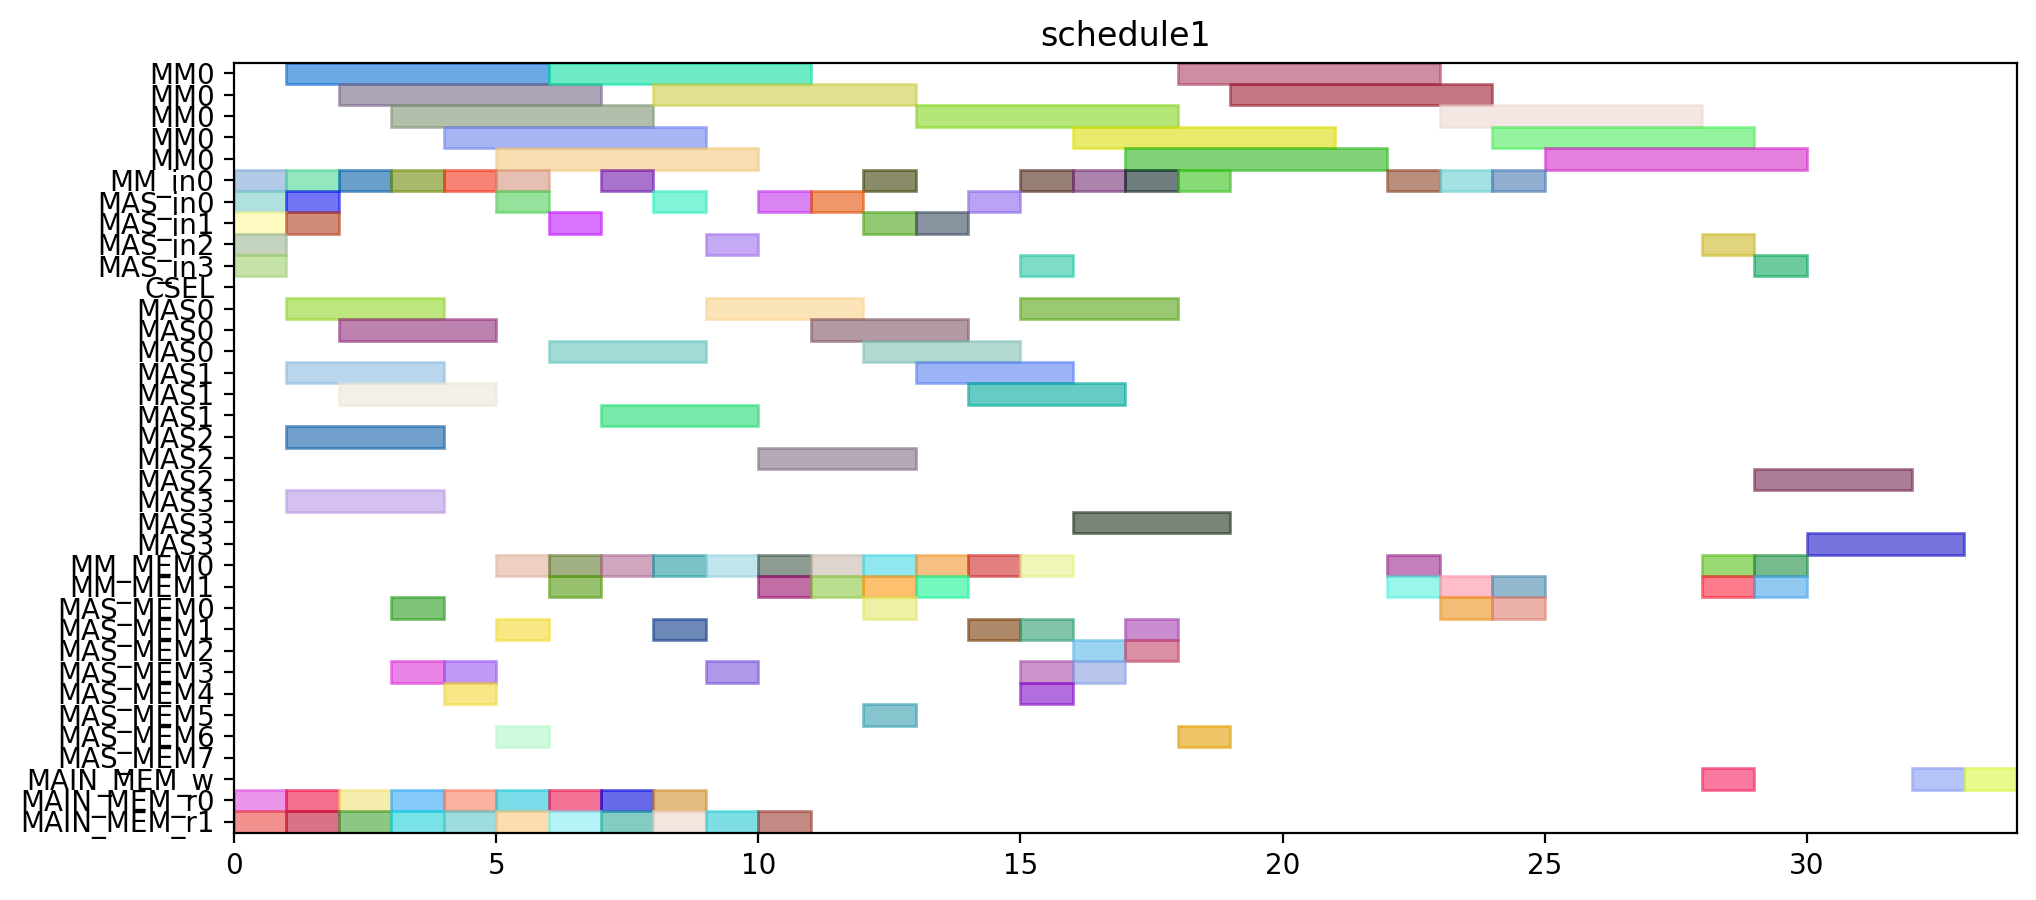

Generate this figure with Python:
from pyschedule import Scenario, solvers, plotters, alt


def solve():
	horizon = 114
	S = Scenario("schedule1", horizon=horizon)

	# resource
	MM = S.Resources('MM', num=1, size=5)
	MM_in = S.Resources('MM_in', num=1)
	MAS_in = S.Resources('MAS_in', num=4)
	CSEL = S.Resource('CSEL')
	MAS = S.Resources('MAS', num=4, size=3, periods=range(1, horizon))
	MM_MEM = S.Resources('MM_MEM', num=2)
	MAS_MEM = S.Resources('MAS_MEM', num=8)
	MAIN_MEM_w = S.Resource('MAIN_MEM_w', size=1)
	MAIN_MEM_r = S.Resources('MAIN_MEM_r', num=2)

	# result of previous scheduling
	t0_in = S.Task('t0_in', length=1, delay_cost=1)
	S += t0_in >= 0
	t0_in += MM_in[0]

	t13_in = S.Task('t13_in', length=1, delay_cost=1)
	S += t13_in >= 0
	t13_in += MAS_in[3]

	t1_mem1 = S.Task('t1_mem1', length=1, delay_cost=1)
	S += t1_mem1 >= 0
	t1_mem1 += MAIN_MEM_r[1]

	t3_in = S.Task('t3_in', length=1, delay_cost=1)
	S += t3_in >= 0
	t3_in += MAS_in[0]

	t4_in = S.Task('t4_in', length=1, delay_cost=1)
	S += t4_in >= 0
	t4_in += MAS_in[1]

	t8_in = S.Task('t8_in', length=1, delay_cost=1)
	S += t8_in >= 0
	t8_in += MAS_in[2]

	t9_mem0 = S.Task('t9_mem0', length=1, delay_cost=1)
	S += t9_mem0 >= 0
	t9_mem0 += MAIN_MEM_r[0]

	t0 = S.Task('t0', length=5, delay_cost=1)
	S += t0 >= 1
	t0 += MM[0]

	t13 = S.Task('t13', length=3, delay_cost=1)
	S += t13 >= 1
	t13 += MAS[3]

	t14_in = S.Task('t14_in', length=1, delay_cost=1)
	S += t14_in >= 1
	t14_in += MAS_in[0]

	t1_in = S.Task('t1_in', length=1, delay_cost=1)
	S += t1_in >= 1
	t1_in += MM_in[0]

	t1_mem0 = S.Task('t1_mem0', length=1, delay_cost=1)
	S += t1_mem0 >= 1
	t1_mem0 += MAIN_MEM_r[0]

	t3 = S.Task('t3', length=3, delay_cost=1)
	S += t3 >= 1
	t3 += MAS[0]

	t4 = S.Task('t4', length=3, delay_cost=1)
	S += t4 >= 1
	t4 += MAS[1]

	t8 = S.Task('t8', length=3, delay_cost=1)
	S += t8 >= 1
	t8 += MAS[2]

	t9_in = S.Task('t9_in', length=1, delay_cost=1)
	S += t9_in >= 1
	t9_in += MAS_in[1]

	t9_mem1 = S.Task('t9_mem1', length=1, delay_cost=1)
	S += t9_mem1 >= 1
	t9_mem1 += MAIN_MEM_r[1]

	t1 = S.Task('t1', length=5, delay_cost=1)
	S += t1 >= 2
	t1 += MM[0]

	t14 = S.Task('t14', length=3, delay_cost=1)
	S += t14 >= 2
	t14 += MAS[0]

	t14_mem0 = S.Task('t14_mem0', length=1, delay_cost=1)
	S += t14_mem0 >= 2
	t14_mem0 += MAIN_MEM_r[0]

	t14_mem1 = S.Task('t14_mem1', length=1, delay_cost=1)
	S += t14_mem1 >= 2
	t14_mem1 += MAIN_MEM_r[1]

	t2_in = S.Task('t2_in', length=1, delay_cost=1)
	S += t2_in >= 2
	t2_in += MM_in[0]

	t9 = S.Task('t9', length=3, delay_cost=1)
	S += t9 >= 2
	t9 += MAS[1]

	t2 = S.Task('t2', length=5, delay_cost=1)
	S += t2 >= 3
	t2 += MM[0]

	t4_mem1 = S.Task('t4_mem1', length=1, delay_cost=1)
	S += t4_mem1 >= 3
	t4_mem1 += MAIN_MEM_r[1]

	t5_in = S.Task('t5_in', length=1, delay_cost=1)
	S += t5_in >= 3
	t5_in += MM_in[0]

	t5_mem0 = S.Task('t5_mem0', length=1, delay_cost=1)
	S += t5_mem0 >= 3
	t5_mem0 += MAS_MEM[0]

	t5_mem1 = S.Task('t5_mem1', length=1, delay_cost=1)
	S += t5_mem1 >= 3
	t5_mem1 += MAS_MEM[3]

	t8_mem0 = S.Task('t8_mem0', length=1, delay_cost=1)
	S += t8_mem0 >= 3
	t8_mem0 += MAIN_MEM_r[0]

	t10_in = S.Task('t10_in', length=1, delay_cost=1)
	S += t10_in >= 4
	t10_in += MM_in[0]

	t10_mem0 = S.Task('t10_mem0', length=1, delay_cost=1)
	S += t10_mem0 >= 4
	t10_mem0 += MAS_MEM[4]

	t10_mem1 = S.Task('t10_mem1', length=1, delay_cost=1)
	S += t10_mem1 >= 4
	t10_mem1 += MAS_MEM[3]

	t2_mem0 = S.Task('t2_mem0', length=1, delay_cost=1)
	S += t2_mem0 >= 4
	t2_mem0 += MAIN_MEM_r[0]

	t5 = S.Task('t5', length=5, delay_cost=1)
	S += t5 >= 4
	t5 += MM[0]

	t8_mem1 = S.Task('t8_mem1', length=1, delay_cost=1)
	S += t8_mem1 >= 4
	t8_mem1 += MAIN_MEM_r[1]

	t10 = S.Task('t10', length=5, delay_cost=1)
	S += t10 >= 5
	t10 += MM[0]

	t15_in = S.Task('t15_in', length=1, delay_cost=1)
	S += t15_in >= 5
	t15_in += MM_in[0]

	t15_mem0 = S.Task('t15_mem0', length=1, delay_cost=1)
	S += t15_mem0 >= 5
	t15_mem0 += MAS_MEM[6]

	t15_mem1 = S.Task('t15_mem1', length=1, delay_cost=1)
	S += t15_mem1 >= 5
	t15_mem1 += MAS_MEM[1]

	t18_in = S.Task('t18_in', length=1, delay_cost=1)
	S += t18_in >= 5
	t18_in += MAS_in[0]

	t18_mem0 = S.Task('t18_mem0', length=1, delay_cost=1)
	S += t18_mem0 >= 5
	t18_mem0 += MM_MEM[0]

	t23_mem1 = S.Task('t23_mem1', length=1, delay_cost=1)
	S += t23_mem1 >= 5
	t23_mem1 += MAIN_MEM_r[1]

	t4_mem0 = S.Task('t4_mem0', length=1, delay_cost=1)
	S += t4_mem0 >= 5
	t4_mem0 += MAIN_MEM_r[0]

	t13_mem0 = S.Task('t13_mem0', length=1, delay_cost=1)
	S += t13_mem0 >= 6
	t13_mem0 += MAIN_MEM_r[0]

	t13_mem1 = S.Task('t13_mem1', length=1, delay_cost=1)
	S += t13_mem1 >= 6
	t13_mem1 += MAIN_MEM_r[1]

	t15 = S.Task('t15', length=5, delay_cost=1)
	S += t15 >= 6
	t15 += MM[0]

	t18 = S.Task('t18', length=3, delay_cost=1)
	S += t18 >= 6
	t18 += MAS[0]

	t6_in = S.Task('t6_in', length=1, delay_cost=1)
	S += t6_in >= 6
	t6_in += MAS_in[1]

	t6_mem0 = S.Task('t6_mem0', length=1, delay_cost=1)
	S += t6_mem0 >= 6
	t6_mem0 += MM_MEM[0]

	t6_mem1 = S.Task('t6_mem1', length=1, delay_cost=1)
	S += t6_mem1 >= 6
	t6_mem1 += MM_MEM[1]

	t0_mem0 = S.Task('t0_mem0', length=1, delay_cost=1)
	S += t0_mem0 >= 7
	t0_mem0 += MAIN_MEM_r[0]

	t20_in = S.Task('t20_in', length=1, delay_cost=1)
	S += t20_in >= 7
	t20_in += MM_in[0]

	t20_mem0 = S.Task('t20_mem0', length=1, delay_cost=1)
	S += t20_mem0 >= 7
	t20_mem0 += MM_MEM[0]

	t20_mem1 = S.Task('t20_mem1', length=1, delay_cost=1)
	S += t20_mem1 >= 7
	t20_mem1 += MAIN_MEM_r[1]

	t6 = S.Task('t6', length=3, delay_cost=1)
	S += t6 >= 7
	t6 += MAS[1]

	t19_in = S.Task('t19_in', length=1, delay_cost=1)
	S += t19_in >= 8
	t19_in += MAS_in[0]

	t19_mem0 = S.Task('t19_mem0', length=1, delay_cost=1)
	S += t19_mem0 >= 8
	t19_mem0 += MM_MEM[0]

	t19_mem1 = S.Task('t19_mem1', length=1, delay_cost=1)
	S += t19_mem1 >= 8
	t19_mem1 += MAS_MEM[1]

	t20 = S.Task('t20', length=5, delay_cost=1)
	S += t20 >= 8
	t20 += MM[0]

	t3_mem0 = S.Task('t3_mem0', length=1, delay_cost=1)
	S += t3_mem0 >= 8
	t3_mem0 += MAIN_MEM_r[0]

	t3_mem1 = S.Task('t3_mem1', length=1, delay_cost=1)
	S += t3_mem1 >= 8
	t3_mem1 += MAIN_MEM_r[1]

	t19 = S.Task('t19', length=3, delay_cost=1)
	S += t19 >= 9
	t19 += MAS[0]

	t2_mem1 = S.Task('t2_mem1', length=1, delay_cost=1)
	S += t2_mem1 >= 9
	t2_mem1 += MAIN_MEM_r[1]

	t7_in = S.Task('t7_in', length=1, delay_cost=1)
	S += t7_in >= 9
	t7_in += MAS_in[2]

	t7_mem0 = S.Task('t7_mem0', length=1, delay_cost=1)
	S += t7_mem0 >= 9
	t7_mem0 += MM_MEM[0]

	t7_mem1 = S.Task('t7_mem1', length=1, delay_cost=1)
	S += t7_mem1 >= 9
	t7_mem1 += MAS_MEM[3]

	t0_mem1 = S.Task('t0_mem1', length=1, delay_cost=1)
	S += t0_mem1 >= 10
	t0_mem1 += MAIN_MEM_r[1]

	t16_in = S.Task('t16_in', length=1, delay_cost=1)
	S += t16_in >= 10
	t16_in += MAS_in[0]

	t16_mem0 = S.Task('t16_mem0', length=1, delay_cost=1)
	S += t16_mem0 >= 10
	t16_mem0 += MM_MEM[0]

	t16_mem1 = S.Task('t16_mem1', length=1, delay_cost=1)
	S += t16_mem1 >= 10
	t16_mem1 += MM_MEM[1]

	t7 = S.Task('t7', length=3, delay_cost=1)
	S += t7 >= 10
	t7 += MAS[2]

	t11_in = S.Task('t11_in', length=1, delay_cost=1)
	S += t11_in >= 11
	t11_in += MAS_in[0]

	t11_mem0 = S.Task('t11_mem0', length=1, delay_cost=1)
	S += t11_mem0 >= 11
	t11_mem0 += MM_MEM[0]

	t11_mem1 = S.Task('t11_mem1', length=1, delay_cost=1)
	S += t11_mem1 >= 11
	t11_mem1 += MM_MEM[1]

	t16 = S.Task('t16', length=3, delay_cost=1)
	S += t16 >= 11
	t16 += MAS[0]

	t11 = S.Task('t11', length=3, delay_cost=1)
	S += t11 >= 12
	t11 += MAS[0]

	t22_in = S.Task('t22_in', length=1, delay_cost=1)
	S += t22_in >= 12
	t22_in += MAS_in[1]

	t22_mem0 = S.Task('t22_mem0', length=1, delay_cost=1)
	S += t22_mem0 >= 12
	t22_mem0 += MM_MEM[0]

	t22_mem1 = S.Task('t22_mem1', length=1, delay_cost=1)
	S += t22_mem1 >= 12
	t22_mem1 += MM_MEM[1]

	t28_in = S.Task('t28_in', length=1, delay_cost=1)
	S += t28_in >= 12
	t28_in += MM_in[0]

	t28_mem0 = S.Task('t28_mem0', length=1, delay_cost=1)
	S += t28_mem0 >= 12
	t28_mem0 += MAS_MEM[0]

	t28_mem1 = S.Task('t28_mem1', length=1, delay_cost=1)
	S += t28_mem1 >= 12
	t28_mem1 += MAS_MEM[5]

	t21_in = S.Task('t21_in', length=1, delay_cost=1)
	S += t21_in >= 13
	t21_in += MAS_in[1]

	t21_mem0 = S.Task('t21_mem0', length=1, delay_cost=1)
	S += t21_mem0 >= 13
	t21_mem0 += MM_MEM[0]

	t21_mem1 = S.Task('t21_mem1', length=1, delay_cost=1)
	S += t21_mem1 >= 13
	t21_mem1 += MM_MEM[1]

	t22 = S.Task('t22', length=3, delay_cost=1)
	S += t22 >= 13
	t22 += MAS[1]

	t28 = S.Task('t28', length=5, delay_cost=1)
	S += t28 >= 13
	t28 += MM[0]

	t12_in = S.Task('t12_in', length=1, delay_cost=1)
	S += t12_in >= 14
	t12_in += MAS_in[0]

	t12_mem0 = S.Task('t12_mem0', length=1, delay_cost=1)
	S += t12_mem0 >= 14
	t12_mem0 += MM_MEM[0]

	t12_mem1 = S.Task('t12_mem1', length=1, delay_cost=1)
	S += t12_mem1 >= 14
	t12_mem1 += MAS_MEM[1]

	t21 = S.Task('t21', length=3, delay_cost=1)
	S += t21 >= 14
	t21 += MAS[1]

	t12 = S.Task('t12', length=3, delay_cost=1)
	S += t12 >= 15
	t12 += MAS[0]

	t17_in = S.Task('t17_in', length=1, delay_cost=1)
	S += t17_in >= 15
	t17_in += MAS_in[3]

	t17_mem0 = S.Task('t17_mem0', length=1, delay_cost=1)
	S += t17_mem0 >= 15
	t17_mem0 += MM_MEM[0]

	t17_mem1 = S.Task('t17_mem1', length=1, delay_cost=1)
	S += t17_mem1 >= 15
	t17_mem1 += MAS_MEM[1]

	t25_in = S.Task('t25_in', length=1, delay_cost=1)
	S += t25_in >= 15
	t25_in += MM_in[0]

	t25_mem0 = S.Task('t25_mem0', length=1, delay_cost=1)
	S += t25_mem0 >= 15
	t25_mem0 += MAS_MEM[4]

	t25_mem1 = S.Task('t25_mem1', length=1, delay_cost=1)
	S += t25_mem1 >= 15
	t25_mem1 += MAS_MEM[3]

	t17 = S.Task('t17', length=3, delay_cost=1)
	S += t17 >= 16
	t17 += MAS[3]

	t25 = S.Task('t25', length=5, delay_cost=1)
	S += t25 >= 16
	t25 += MM[0]

	t27_in = S.Task('t27_in', length=1, delay_cost=1)
	S += t27_in >= 16
	t27_in += MM_in[0]

	t27_mem0 = S.Task('t27_mem0', length=1, delay_cost=1)
	S += t27_mem0 >= 16
	t27_mem0 += MAS_MEM[2]

	t27_mem1 = S.Task('t27_mem1', length=1, delay_cost=1)
	S += t27_mem1 >= 16
	t27_mem1 += MAS_MEM[3]

	t27 = S.Task('t27', length=5, delay_cost=1)
	S += t27 >= 17
	t27 += MM[0]

	t29_in = S.Task('t29_in', length=1, delay_cost=1)
	S += t29_in >= 17
	t29_in += MM_in[0]

	t29_mem0 = S.Task('t29_mem0', length=1, delay_cost=1)
	S += t29_mem0 >= 17
	t29_mem0 += MAS_MEM[2]

	t29_mem1 = S.Task('t29_mem1', length=1, delay_cost=1)
	S += t29_mem1 >= 17
	t29_mem1 += MAS_MEM[1]

	t23_in = S.Task('t23_in', length=1, delay_cost=1)
	S += t23_in >= 18
	t23_in += MM_in[0]

	t23_mem0 = S.Task('t23_mem0', length=1, delay_cost=1)
	S += t23_mem0 >= 18
	t23_mem0 += MAS_MEM[6]

	t29 = S.Task('t29', length=5, delay_cost=1)
	S += t29 >= 18
	t29 += MM[0]

	t23 = S.Task('t23', length=5, delay_cost=1)
	S += t23 >= 19
	t23 += MM[0]


	# new tasks
	t24 = S.Task('t24', length=5, delay_cost=1)
	t24 += alt(MM)
	t24_in = S.Task('t24_in', length=1, delay_cost=1)
	t24_in += alt(MM_in)
	S += t24_in*MM_in[0]<=t24*MM[0]

	t24_mem0 = S.Task('t24_mem0', length=1, delay_cost=1)
	t24_mem0 += MAS_MEM[0]
	S += 17 < t24_mem0
	S += t24_mem0 <= t24

	t24_mem1 = S.Task('t24_mem1', length=1, delay_cost=1)
	t24_mem1 += MM_MEM[1]
	S += 23 < t24_mem1
	S += t24_mem1 <= t24

	t26 = S.Task('t26', length=5, delay_cost=1)
	t26 += alt(MM)
	t26_in = S.Task('t26_in', length=1, delay_cost=1)
	t26_in += alt(MM_in)
	S += t26_in*MM_in[0]<=t26*MM[0]

	t26_mem0 = S.Task('t26_mem0', length=1, delay_cost=1)
	t26_mem0 += MAS_MEM[0]
	S += 11 < t26_mem0
	S += t26_mem0 <= t26

	t26_mem1 = S.Task('t26_mem1', length=1, delay_cost=1)
	t26_mem1 += MM_MEM[1]
	S += 23 < t26_mem1
	S += t26_mem1 <= t26

	PZ_new = S.Task('PZ_new', length=5, delay_cost=1)
	PZ_new += alt(MM)
	PZ_new_in = S.Task('PZ_new_in', length=1, delay_cost=1)
	PZ_new_in += alt(MM_in)
	S += PZ_new_in*MM_in[0]<=PZ_new*MM[0]

	S += 0<PZ_new

	PZ_new_w = S.Task('PZ_new_w', length=1, delay_cost=1)
	PZ_new_w += alt(MAIN_MEM_w)
	S += PZ_new <= PZ_new_w

	PZ_new_mem0 = S.Task('PZ_new_mem0', length=1, delay_cost=1)
	PZ_new_mem0 += MM_MEM[0]
	S += 22 < PZ_new_mem0
	S += PZ_new_mem0 <= PZ_new

	PZ_new_mem1 = S.Task('PZ_new_mem1', length=1, delay_cost=1)
	PZ_new_mem1 += MM_MEM[1]
	S += 17 < PZ_new_mem1
	S += PZ_new_mem1 <= PZ_new

	PX_new = S.Task('PX_new', length=3, delay_cost=1)
	PX_new += alt(MAS)
	PX_new_in = S.Task('PX_new_in', length=1, delay_cost=1)
	PX_new_in += alt(MAS_in)
	S += PX_new_in*MAS_in[0]<=PX_new*MAS[0]

	S += PX_new_in*MAS_in[1]<=PX_new*MAS[1]

	S += PX_new_in*MAS_in[2]<=PX_new*MAS[2]

	S += PX_new_in*MAS_in[3]<=PX_new*MAS[3]

	S += 0<PX_new

	PX_new_w = S.Task('PX_new_w', length=1, delay_cost=1)
	PX_new_w += alt(MAIN_MEM_w)
	S += PX_new <= PX_new_w

	PX_new_mem0 = S.Task('PX_new_mem0', length=1, delay_cost=1)
	PX_new_mem0 += MM_MEM[0]
	S += 20 < PX_new_mem0
	S += PX_new_mem0 <= PX_new

	PX_new_mem1 = S.Task('PX_new_mem1', length=1, delay_cost=1)
	PX_new_mem1 += alt(MM_MEM)
	S += (t24*MM[0])-1 < PX_new_mem1*MM_MEM[1]
	S += PX_new_mem1 <= PX_new

	PY_new = S.Task('PY_new', length=3, delay_cost=1)
	PY_new += alt(MAS)
	PY_new_in = S.Task('PY_new_in', length=1, delay_cost=1)
	PY_new_in += alt(MAS_in)
	S += PY_new_in*MAS_in[0]<=PY_new*MAS[0]

	S += PY_new_in*MAS_in[1]<=PY_new*MAS[1]

	S += PY_new_in*MAS_in[2]<=PY_new*MAS[2]

	S += PY_new_in*MAS_in[3]<=PY_new*MAS[3]

	S += 0<PY_new

	PY_new_w = S.Task('PY_new_w', length=1, delay_cost=1)
	PY_new_w += alt(MAIN_MEM_w)
	S += PY_new <= PY_new_w

	PY_new_mem0 = S.Task('PY_new_mem0', length=1, delay_cost=1)
	PY_new_mem0 += MM_MEM[0]
	S += 21 < PY_new_mem0
	S += PY_new_mem0 <= PY_new

	PY_new_mem1 = S.Task('PY_new_mem1', length=1, delay_cost=1)
	PY_new_mem1 += alt(MM_MEM)
	S += (t26*MM[0])-1 < PY_new_mem1*MM_MEM[1]
	S += PY_new_mem1 <= PY_new

	solvers.mip.solve(S,msg=1,kind='CPLEX',ratio_gap=1.01)

	solution = [['hoge']*len(S.solution()[1]) for i in range(len(S.solution()))]
	for i in range(len(S.solution())):
		for j in range(len(S.solution()[i])):
			solution[i][j]=str(S.solution()[i][j])
	print(solution)

	cycles = int(solution[-1][3])

	pic_file_name = "/home/mfukuda/ABE/multiRAM_multiMAS_16mux/scheduling_result/stage5MM1_stage3MAS4/EP_ADD_A_0/schedule1.png"
	if(S.solution() != []):
		plotters.matplotlib.plot(S,img_filename=pic_file_name, show_task_labels=False, fig_size=(cycles*0.25+3, 5))

	return solution
